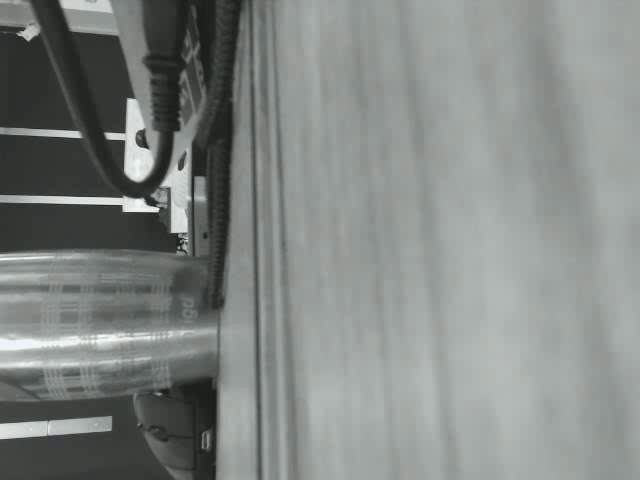
#> input picture calibration_images/frame_0000.jpg, 640 x 480 px, given in place of the camera
$ python bounding_boxes.py
#> lines starting #> are read from the running program, lines starting #| are printed output that depends on the picture; after the words box and inside, x2 and y2 are one past the last pixel; in counts of white or black regions, pixels touching at a corner belong together
import cv2
import numpy as np
import time

def undistort_frame(frame, camera_matrix, dist_coeffs):
    """
    Undistort a frame using camera calibration parameters.
    """
    h, w = frame.shape[:2]
    newcameramtx, roi = cv2.getOptimalNewCameraMatrix(camera_matrix, dist_coeffs, (w,h), 1, (w,h))
    undistorted = cv2.undistort(frame, camera_matrix, dist_coeffs, None, newcameramtx)
    return undistorted

def filter_hsv_inverted(frame, pv_hue_min, pv_hue_max, saturation_min, saturation_max, value_min, value_max):
    """
    Filters an image based on inverted hue values from PhotonVision and HSV ranges.
    """
    hsv = cv2.cvtColor(frame, cv2.COLOR_BGR2HSV)

    def invert_and_scale_hue(pv_hue):
        inverted_hue = 360 - pv_hue if pv_hue != 0 else 0
        return int(inverted_hue / 2)

    cv_hue_min = invert_and_scale_hue(pv_hue_min)
    cv_hue_max = invert_and_scale_hue(pv_hue_max)

    if cv_hue_min > cv_hue_max:
        cv_hue_min, cv_hue_max = cv_hue_max, cv_hue_min

    lower_bound = np.array([cv_hue_min, saturation_min, value_min])
    upper_bound = np.array([cv_hue_max, saturation_max, value_max])

    return cv2.inRange(hsv, lower_bound, upper_bound)

def calculate_distance_and_angle(contour, focal_length, actual_diameter, camera_center):
    """
    Calculate the distance and angle to the cylinder using perspective projection.

    Args:
        contour: Detected cylinder contour
        focal_length: Camera focal length in pixels
        actual_diameter: Real diameter of the cylinder in meters
        camera_center: Tuple of (cx, cy) representing the camera's optical center

    Returns:
        tuple: (distance in meters, angle in degrees)
    """
    if len(contour) < 5:
        return None, None

    # Fit an ellipse to get the apparent width
    (x, y), (width, height), angle = cv2.fitEllipse(contour)

    # Convert pixel width to meters using perspective projection formula
    # distance = (actual_width_m * focal_length_pixels) / apparent_width_pixels
    apparent_diameter = min(width, height)  # Use the smaller dimension as diameter
    distance = (actual_diameter * focal_length) / apparent_diameter

    # Calculate horizontal angle using arctangent
    # Angle from center of image to center of cylinder
    dx = x - camera_center[0]
    angle = np.arctan2(dx, focal_length)
    angle_degrees = np.degrees(angle)

    return distance, angle_degrees

def fit_cylinder_contour(contour):
    """
    Fits a more precise contour to a cylinder shape using ellipse fitting.
    Returns both the fitted contour and endpoints for visualization.
    """
    if len(contour) < 5:
        return None, None

    ellipse = cv2.fitEllipse(contour)
    (x, y), (width, height), angle = ellipse

    radians = np.deg2rad(angle)
    length = max(width, height) / 2
    dx = length * np.cos(radians)
    dy = length * np.sin(radians)

    endpoint1 = (int(x + dx), int(y + dy))
    endpoint2 = (int(x - dx), int(y - dy))

    hull = cv2.convexHull(contour)

    return hull, (endpoint1, endpoint2)

# Camera parameters
mtx = np.array([[568.20791041, 0.0, 341.37830129],
                [0.0, 569.81774569, 238.05524919],
                [0.0, 0.0, 1.0]])
dist = np.array([[0.08705563, 0.10725078, -0.01064468, 0.01151696, -0.33419273]])

# Constants
CYLINDER_DIAMETER = 0.1016  # meters
FOCAL_LENGTH = (mtx[0, 0] + mtx[1, 1]) / 2  # Average of fx and fy
CAMERA_CENTER = (mtx[0, 2], mtx[1, 2])  # Camera optical center (cx, cy)

# Main video capture loop
cap = cv2.VideoCapture(1)

# Initial HSV values
pv_hue_min = 0
pv_hue_max = 1
saturation_min = 0
saturation_max = 255
value_min = 147
value_max = 255

# Create trackbars
def nothing(x):
    pass

cv2.namedWindow("Filtered Video")
cv2.createTrackbar("PV Hue Min", "Filtered Video", pv_hue_min, 360, nothing)
cv2.createTrackbar("PV Hue Max", "Filtered Video", pv_hue_max, 360, nothing)
cv2.createTrackbar("Sat Min", "Filtered Video", saturation_min, 255, nothing)
cv2.createTrackbar("Sat Max", "Filtered Video", saturation_max, 255, nothing)
cv2.createTrackbar("Val Min", "Filtered Video", value_min, 255, nothing)
cv2.createTrackbar("Val Max", "Filtered Video", value_max, 255, nothing)

prev_time = time.time()

while True:
    ret, frame = cap.read()
#> frame is the input picture: shape (480, 640, 3); mean B, G, R 132.2, 134.6, 130.2
    if not ret:
        break

    frame = undistort_frame(frame, mtx, dist)
#> in undistort_frame, `undistorted = cv2.undistort(frame, camera_matrix, dist_coeffs, None, n..`:
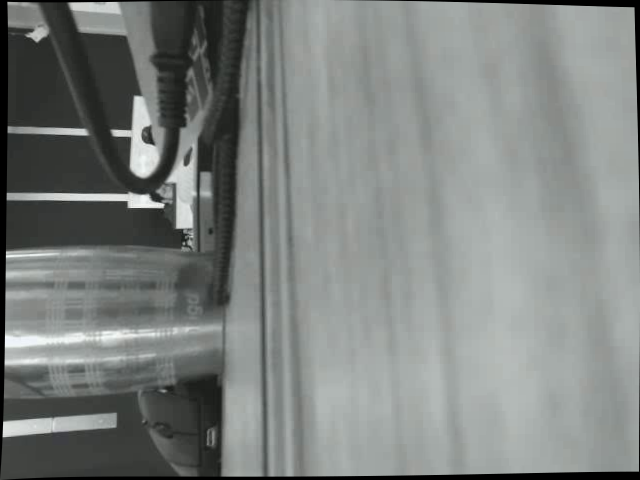
#> undistorted: shape (480, 640, 3); mean B, G, R 128.6, 130.9, 126.6

    # Get current trackbar positions
    pv_hue_min = cv2.getTrackbarPos("PV Hue Min", "Filtered Video")
    pv_hue_max = cv2.getTrackbarPos("PV Hue Max", "Filtered Video")
    saturation_min = cv2.getTrackbarPos("Sat Min", "Filtered Video")
    saturation_max = cv2.getTrackbarPos("Sat Max", "Filtered Video")
    value_min = cv2.getTrackbarPos("Val Min", "Filtered Video")
    value_max = cv2.getTrackbarPos("Val Max", "Filtered Video")

    mask = filter_hsv_inverted(frame, pv_hue_min, pv_hue_max, saturation_min, saturation_max, value_min, value_max)
#> in filter_hsv_inverted, `hsv = cv2.cvtColor(frame, cv2.COLOR_BGR2HSV)`: hsv: shape (480, 640, 3); mean H, S, V 68.9, 9.6, 130.9
#> in filter_hsv_inverted, `return cv2.inRange(hsv, lower_bound, upper_bound)`:
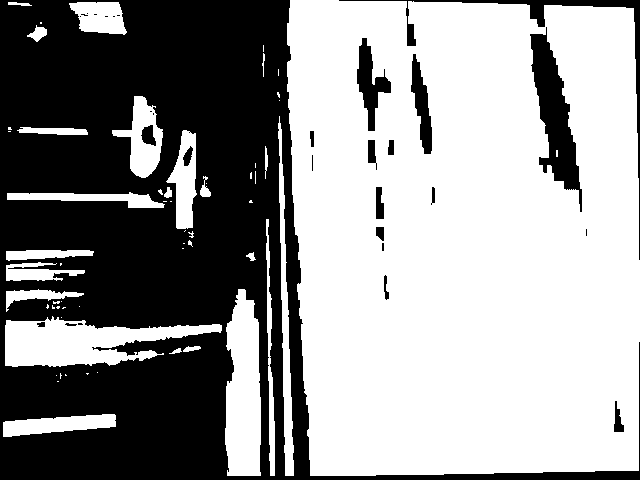
#> returned value: shape (480, 640); 58.3% white; 30 black regions (13 under 20 px)
    filtered_frame = cv2.bitwise_and(frame, frame, mask=mask)
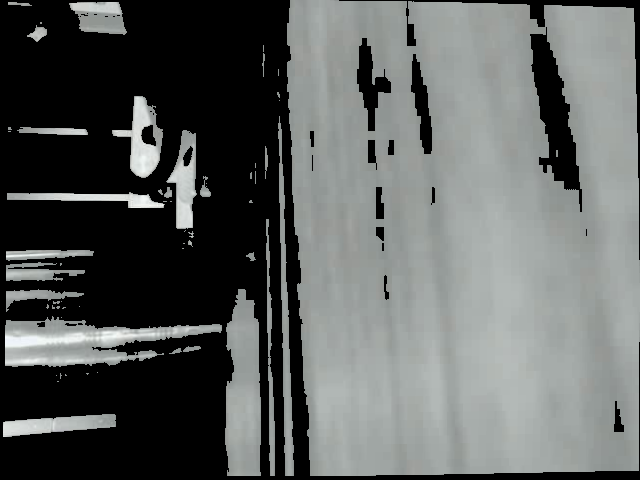
#> filtered_frame: shape (480, 640, 3); mean B, G, R 95, 96.3, 93.2

    contours, _ = cv2.findContours(mask, cv2.RETR_EXTERNAL, cv2.CHAIN_APPROX_SIMPLE)
#> contours = 58 contours, 36 with area under 20; largest, box (x1, y1, x2, y2) and area: (287, 0, 640, 476) 159284, (5, 316, 222, 367) 5952, (225, 289, 261, 476) 5320, (112, 96, 163, 178) 2018, (278, 116, 294, 476) 1811

    if contours:
        largest_contour = max(contours, key=cv2.contourArea)
#> largest_contour = contour of 182 points, box (x1, y1, x2, y2) (287, 0, 640, 476), area 159284
        fitted_contour, endpoints = fit_cylinder_contour(largest_contour)
#> in fit_cylinder_contour, `ellipse = cv2.fitEllipse(contour)`: ellipse = ((469.5, 239.7), (398.8, 538.3), 174.2)
#> in fit_cylinder_contour, `(x, y), (width, height), angle = ellipse`: x = 469.5; y = 239.7; width = 398.8; height = 538.3; angle = 174.2
#> in fit_cylinder_contour, `radians = np.deg2rad(angle)`: radians = 3.04
#> in fit_cylinder_contour, `length = max(width, height) / 2`: length = 269.1
#> in fit_cylinder_contour, `dx = length * np.cos(radians)`: dx = -267.8
#> in fit_cylinder_contour, `dy = length * np.sin(radians)`: dy = 27.28
#> in fit_cylinder_contour, `endpoint1 = (int(x + dx), int(y + dy))`: endpoint1 = (201, 266)
#> in fit_cylinder_contour, `endpoint2 = (int(x - dx), int(y - dy))`: endpoint2 = (737, 212)
#> in fit_cylinder_contour, `hull = cv2.convexHull(contour)`: hull = contour of 24 points, box (x1, y1, x2, y2) (287, 0, 640, 476), area 160976
#> fitted_contour has the same summary as hull in fit_cylinder_contour; endpoints = ((201, 266), (737, 212))

        if fitted_contour is not None:
            # Calculate distance and angle
            distance, angle = calculate_distance_and_angle(
                largest_contour,
                FOCAL_LENGTH,
                CYLINDER_DIAMETER,
                CAMERA_CENTER
            )
#> in calculate_distance_and_angle, `(x, y), (width, height), angle = cv2.fitEllipse(contour)`: x = 469.5; y = 239.7; width = 398.8; height = 538.3; angle = 174.2
#> in calculate_distance_and_angle, `apparent_diameter = min(width, height)`: apparent_diameter = 398.8
#> in calculate_distance_and_angle, `distance = (actual_diameter * focal_length) / apparent_diameter`: distance = 0.145
#> in calculate_distance_and_angle, `dx = x - camera_center[0]`: dx = 128.1
#> in calculate_distance_and_angle, `angle = np.arctan2(dx, focal_length)`: angle = 0.221
#> in calculate_distance_and_angle, `angle_degrees = np.degrees(angle)`: angle_degrees = 12.69
#> distance = 0.145; angle = 12.69

            # Draw the fitted contour
            cv2.drawContours(filtered_frame, [fitted_contour], -1, (0, 255, 0), 2)

            # Draw the major axis line
            if endpoints:
                cv2.line(filtered_frame, endpoints[0], endpoints[1], (255, 0, 0), 2)

            # Display distance and angle
            if distance is not None and angle is not None:
                cv2.putText(filtered_frame,
                           f"Distance: {distance:.2f}m",
                           (10, 60),
                           cv2.FONT_HERSHEY_SIMPLEX,
                           1,
                           (0, 255, 0),
                           2,
                           cv2.LINE_AA)
                cv2.putText(filtered_frame,
                           f"Angle: {angle:.2f}deg",
                           (10, 90),
                           cv2.FONT_HERSHEY_SIMPLEX,
                           1,
                           (0, 255, 0),
                           2,
                           cv2.LINE_AA)

    # Calculate and display FPS
    current_time = time.time()
    fps = 1 / (current_time - prev_time)
    prev_time = current_time
    cv2.putText(filtered_frame, f"FPS: {fps:.2f}", (10, 30), cv2.FONT_HERSHEY_SIMPLEX, 1, (0, 255, 0), 2, cv2.LINE_AA)
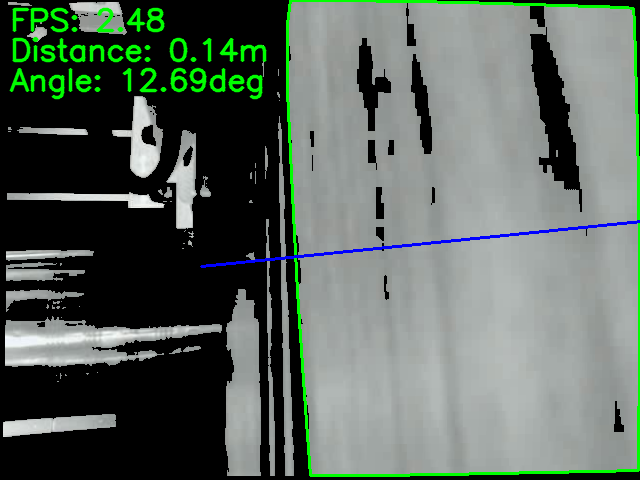
#> filtered_frame: shape (480, 640, 3); mean B, G, R 94.3, 102.6, 91.5

    # Display the results
    cv2.imshow("Filtered Video", filtered_frame)
    cv2.imshow("Mask", mask)

    if cv2.waitKey(1) & 0xFF == ord('q'):
#> (key q is pressed here)
        break

cap.release()
cv2.destroyAllWindows()
